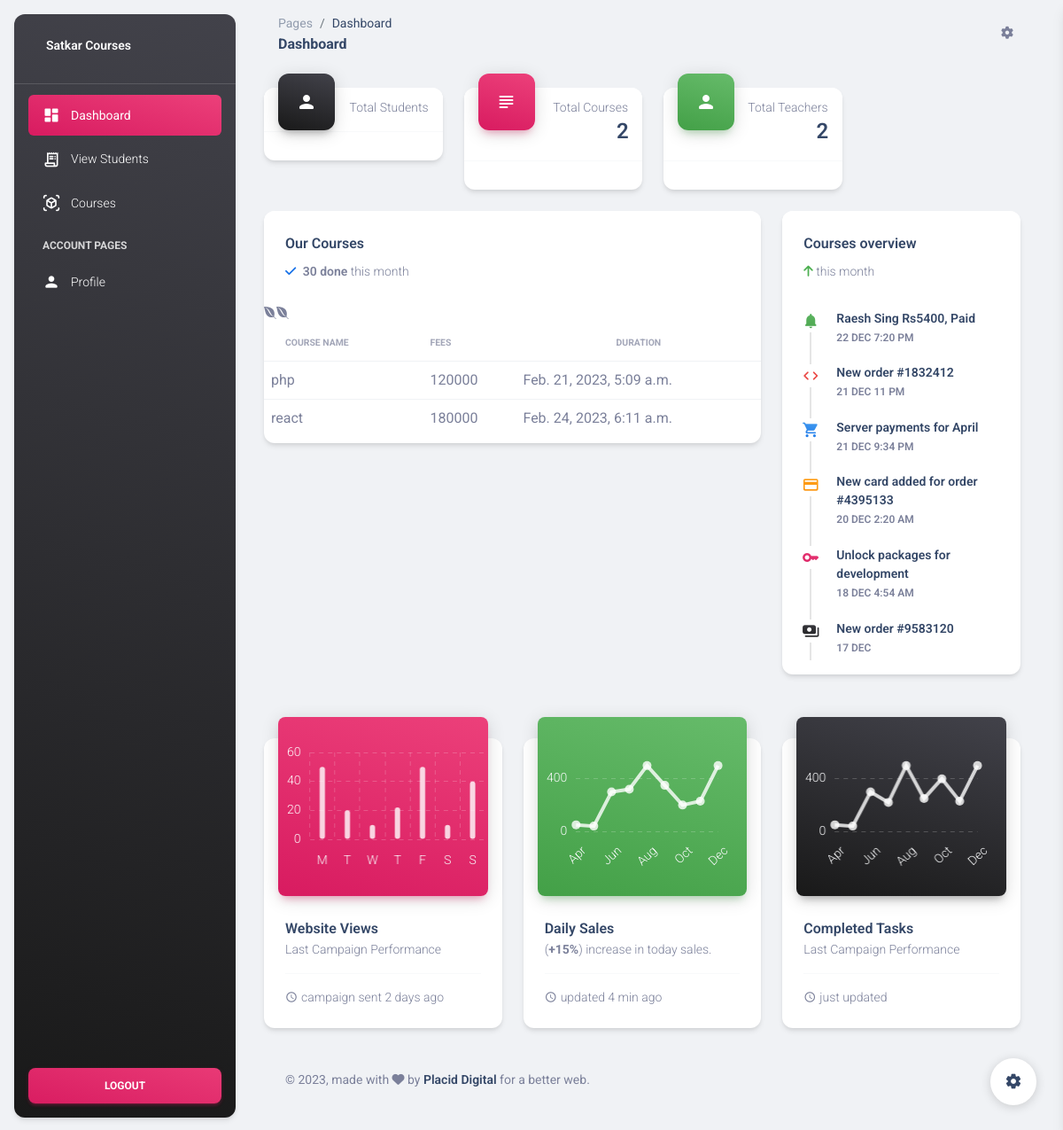
Page /dashboard/ on the earlier database version.
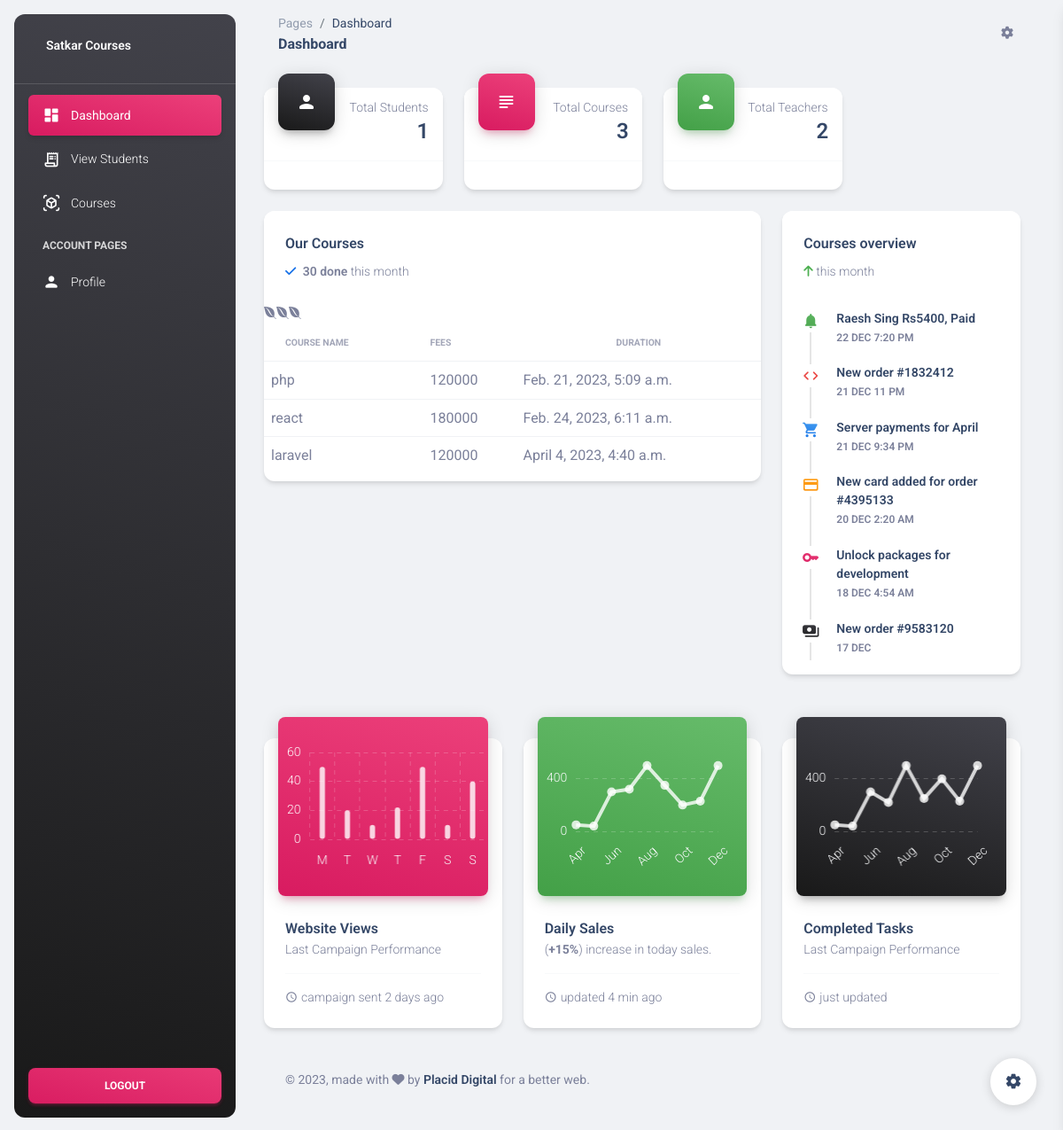
Same page on the later database version.
### studmanagement/models.py (models this page shows)
class Addcourse(models.Model):
    course=models.CharField(max_length=100)
    fees=models.CharField(max_length=20000000)
    date=models.DateTimeField(auto_now_add=True)
    comment=models.CharField(max_length=100000000)

### studmanagement/views.py (the view)
# urls.py: path('dashboard/', views.dashboard),
def dashboard(request):
    count=Addstudent.objects.all().count()
    ccount=Addcourse.objects.all().count()
    tcount=Addteachers.objects.all().count()
    course=Addcourse.objects.all()
    return render(request, 'dashboard.html',{'bytes':count,'ccount':ccount,'tcount':tcount,'course':course})

### studmanagement/templates/dashboard.html (shortened to what the changed rows need)
{% load static %}
<!DOCTYPE html>
<html lang="en">
<head>
  <link href="{% static 'css/nucleo-icons.css' %}" rel="stylesheet" />
  <link href="{% static 'css/nucleo-svg.css' %}" rel="stylesheet" />
  <link id="pagestyle" href="{% static 'css/material-dashboard.css' %}" rel="stylesheet" />
</head>
<body class="g-sidenav-show  bg-gray-200">
  <main class="main-content position-relative max-height-vh-100 h-100 border-radius-lg ">
    <div class="container-fluid py-4">
      <div class="row">
        <div class="col-xl-3 col-sm-6 mb-xl-0 mb-4">
          <div class="card">
            <div class="card-header p-3 pt-2">
              <div class="text-end pt-1">
                <p class="text-sm mb-0 text-capitalize">Total Students</p>
                {% if bytes %}
                <h4 class="mb-0">{{bytes}}</h4>
                {% endif %}
              </div>
            </div>
          </div>
        </div>
        <div class="col-xl-3 col-sm-6 mb-xl-0 mb-4">
          <div class="card">
            <div class="card-header p-3 pt-2">
              <div class="text-end pt-1">
                <p class="text-sm mb-0 text-capitalize">Total Courses</p>
                {% if ccount %}
                <h4 class="mb-0">{{ccount}}</h4>
                {% endif %}
              </div>
            </div>
          </div>
        </div>
      <div class="row mt-4 mb-4">
        <div class="col-lg-8 col-md-6 mb-md-0 mb-4">
          <div class="card">
            <div class="card-body px-0 pb-2">
              <div class="table-responsive">
                <table class="table align-items-center mb-0">
                  <thead>
                    <tr>
                      <th class="text-uppercase text-secondary text-xxs font-weight-bolder opacity-7">Course Name</th>
                      <th class="text-uppercase text-secondary text-xxs font-weight-bolder opacity-7 ps-2">Fees</th>
                      <th class="text-center text-uppercase text-secondary text-xxs font-weight-bolder opacity-7">
                        Duration</th>
                    </tr>
                  </thead>
                  <tbody>
                    {% if course %}
                    {% for i in course %}
                    <tr>
                      <i class="fa fa-envira" aria-hidden="true"></i>
                      <td id="tbl">{{i.course}}</td>
                      <td id="tbl">{{i.fees}}</td>
                      <td id="tbl">{{i.date}}</td>
                    </tr>
                    {% endfor %}
                    {% endif %}
                  </tbody>
                </table>
              </div>
            </div>
          </div>
        </div>
      </div>
    </div>
  </main>
</body>
</html>

Differences in the rows shown:
added Addcourse: course "laravel", fees "120000", date "April 4, 2023, 4:40 a.m."
Other differences:
{{ bytes }}: (not shown) → "1"
{{ ccount }}: "2" → "3"
